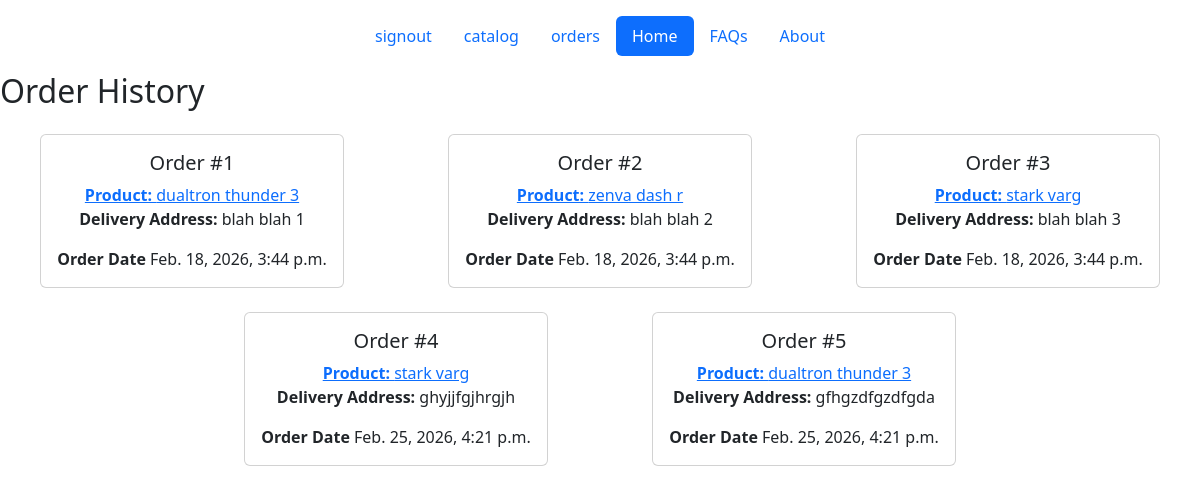
The app's page /orders/ (signed in), older data.
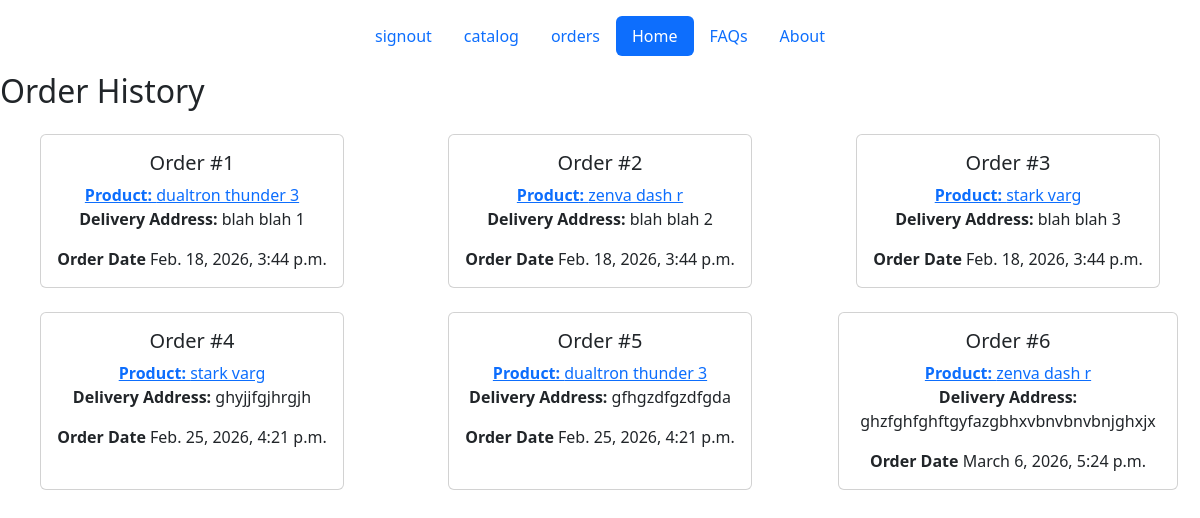
The same page, newer data.
### shop/models.py (models this page shows)
class Order(models.Model):
    user = models.ForeignKey(User, on_delete=models.SET_NULL, null=True)
    product = models.ForeignKey(Product, on_delete=models.SET_NULL, null=True)
    delivery_address = models.CharField(max_length=255)
    created_at = models.DateTimeField(auto_now_add=True)

class Product(models.Model):
    name = models.CharField(max_length=100)
    image = models.ImageField(upload_to='images/Product/')
    desc = models.TextField()
    price = models.FloatField()
    discount = models.PositiveIntegerField(default=0)
    rating = models.PositiveIntegerField()
    stock = models.PositiveIntegerField()
    is_available = models.BooleanField(default=True)

### shop/views.py (the view)
# urls.py: path('orders/', orders,name='orders'),
def orders(request):
    if not request.user.is_authenticated:
        return redirect('signin')
    if request.user.id == 1:
        orders = Order.objects.all
    else:
        orders = Order.objects.filter(user=request.user)
    return render(request, 'shop/orders.html', {'orders': orders})

### shop/templates/shop/orders.html (shortened to what this page needs)
<!DOCTYPE html>
<html lang="en">
<head>
     <link href="https://cdn.jsdelivr.net/npm/bootstrap@5.3.8/dist/css/bootstrap.min.css" rel="stylesheet">
</head>
<body>
<header class="d-flex justify-content-center py-3">
      <ul class="nav nav-pills">
        {% if user.is_authenticated %}
        <li class="nav-item"><a href="{% url 'signout' %}" class="nav-link">signout</a></li>
        <li class="nav-item"><a href="{% url 'catalog' %}" class="nav-link">catalog</a></li>
        <li class="nav-item"><a href="{% url 'orders' %}" class="nav-link">orders</a></li>
        {% else %}
        <li class="nav-item"><a href="{% url 'signin' %}" class="nav-link">signin</a></li>
        <li class="nav-item"><a href="{% url 'signup' %}" class="nav-link">signup</a></li>
        {% endif %}
        <li class="nav-item"><a href="#" class="nav-link active" aria-current="page">Home</a></li>
        <li class="nav-item"><a href="#" class="nav-link">FAQs</a></li>
        <li class="nav-item"><a href="#" class="nav-link">About</a></li>
      </ul>
    </header>
<h2 class="mb-4">
Order History
</h2>
<div class="row justify-content-center">
{% for order in orders %}
<div class="col-md-6 col-lg-4 mb-4 d-flex justify-content-center">
<div class="card h-100 d-flex flex-column justify-content-between" style="max-width: 340px">
<div class="card-body text-center">
<h5 class="card-title text-wrap">
Order #{{order.id}}
</h5>
<a href="{% url 'product_detail' product_id=order.product.id %}">
<p class="card-text fs-6">
<strong>
Product:
</strong>
{{order.product.name}}
</p>
</a>
<p class="card-text fs-6">
<strong>
Delivery Address:
</strong>
{{order.delivery_address|truncatewords:6}}
</p>
<p class="card-text fs-6">
<strong>
Order Date
</strong>
{{order.created_at}}
</p>
</div>
</div>
</div>
{% endfor %}
</div>
</body>
</html>

Row changes from the older to the newer data that the page shows:
added Order: id "6", product.name "zenva dash r", delivery_address "ghzfghfghftgyfazgbhxvbnvbnvbnjghxjx", created_at "March 6, 2026, 5:24 p.m."
